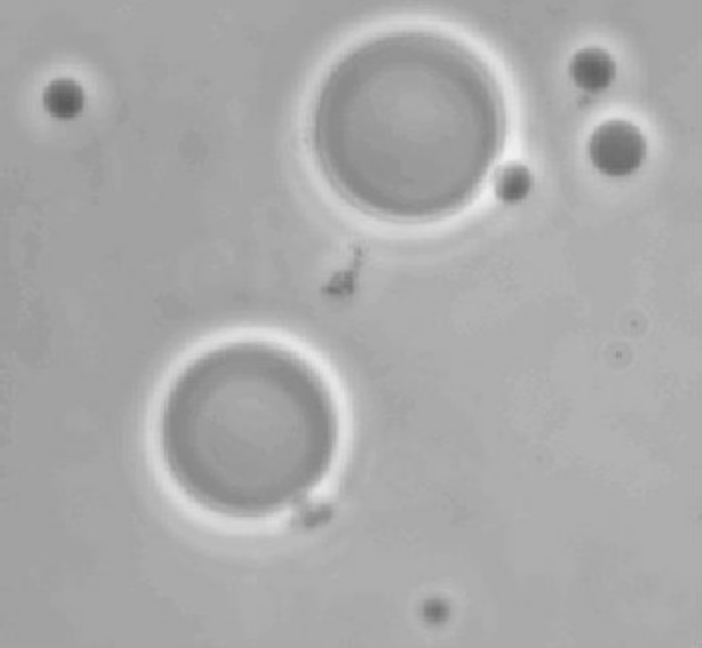
%> input picture Problem9/fig/polymersomes.tif, 702 x 648 px
$ octave Segmentation.m   (GNU Octave 9; MATLAB toolbox functions it lacks are replaced by stand-ins)
%> lines starting %> are read from the running program, lines starting %| are printed output that depends on the picture; in (x1, y1, x2, y2) boxes, pixels count from 0 and x2, y2 are one past the last pixel; in counts of white or black regions, pixels touching at a corner belong together; the program's own positions count from 1
### Problem9/SourceCode/gbt.m
function J=gbt(I)
% input x is a vector. output T is an estimated threshold that groups x
% into 2 clusters using the algorithm of basic global thresholding
% procesures:
% 1)	Randomly select an initial estimate for T.
% 2)	Segment the signal using T, which will yield two groups, G1 consisting of all  points with values<=T and G2 consisting of points with value>T.
% 3)	Compute the average distance between points of G1 and T, and points of G2 and T.
% 4)	Compute a new threshold value T=(M1+M2)/2
% 5)	Repeat steps 2 through 4 until the change of T is smaller enough.

T=0.5*(double(min(I(:)))+double(max(I(:))));%设置初始阈值为最大灰度和最小灰度值和的一半
done=false;
while ~done
    g=I>=T;%分成两组像素，灰度值大于或者等于T的和灰度值小于T的
    Tnext=0.5*(mean(I(g))+mean(I(~g)));%新阈值两个范围内像素平均值和的一半
    done=abs(T-Tnext)<0.5; %0.5是自己指定的参数
    T=Tnext;
end
%以下程序就是根据上面确定的阈值进行图像二值分割
J=I;
K= J>=T;
J(K)=255;
K= J<T;
J(K)=0;

### Problem9/SourceCode/Segmentation.m
close all;clear;clc;
img= imread('../fig/polymersomes.tif');
%> img is the input picture: size 648x702 uint8; min 90, max 241, mean 169.6
figure('Name','Original Image');
imshow(img,[]);
title('Original Image');

otsuResult = otsu(img);
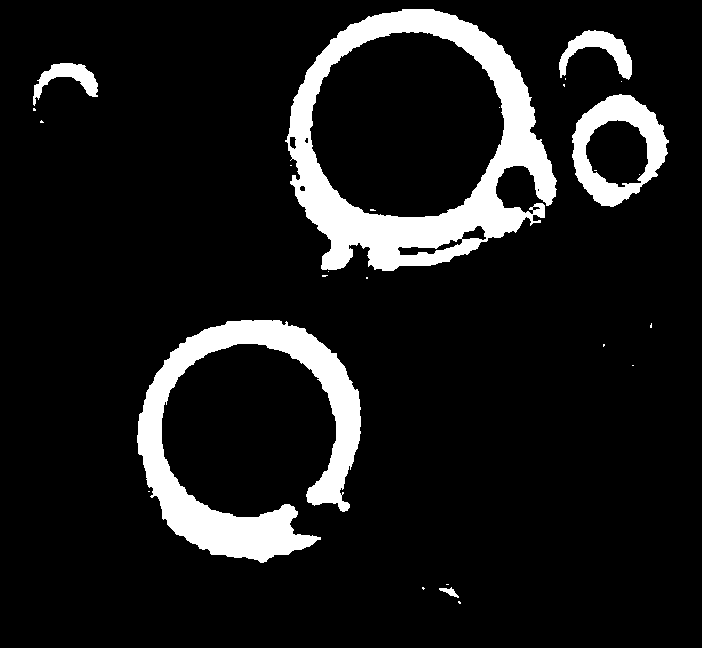
%> otsuResult: size 648x702 double; values 1 (black) and 2 (white), 10.5% white; 26 white regions (20 under 20 px), largest, box (x1, y1, x2, y2) and area: (285, 9, 557, 271) 22892, (137, 320, 361, 563) 17674, (572, 94, 669, 207) 4664, (559, 30, 632, 80) 1454, (33, 63, 98, 106) 1064, (439, 587, 459, 598) 92
figure('Name','Otsu method of thresholding segmentation');
imshow(otsuResult,[]);
title('Otsu method of thresholding segmentation');

globalResult = gbt(img);
%> in gbt, `T=0.5*(double(min(I(:)))+double(max(I(:))));`: T = 165.5
%> the loop in gbt, `while ~done` made 3 passes
%> (Tnext, done, T) on passes 1 to 3: (167.1, false, 167.1), (168.6, false, 168.6), (168.8, true, 168.8)
%> pass 1, in gbt, `g=I>=T;`:
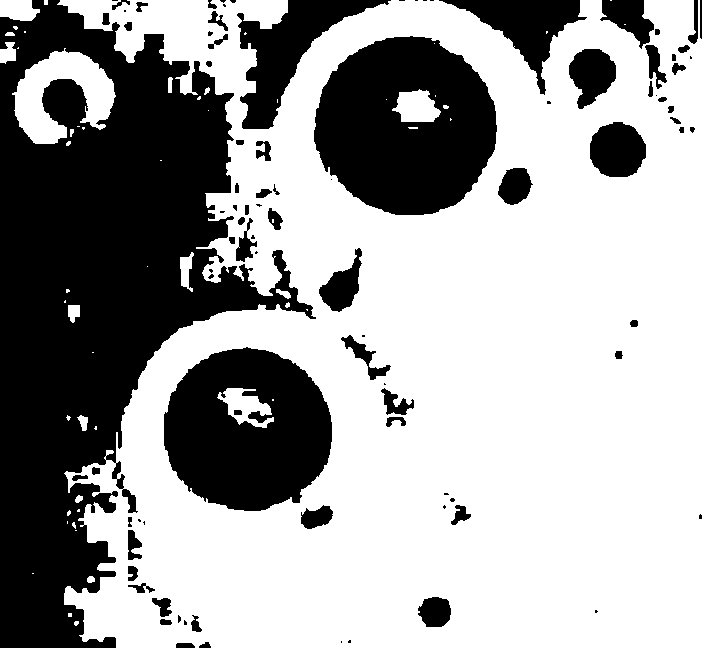
%> g: size 648x702 logical; 63.4% white; 95 black regions (34 under 20 px), largest, box (x1, y1, x2, y2) and area: (0, 0, 316, 648) 95812, (314, 36, 497, 215) 24097, (164, 347, 332, 511) 20325
%> pass 2, in gbt, `g=I>=T;`:
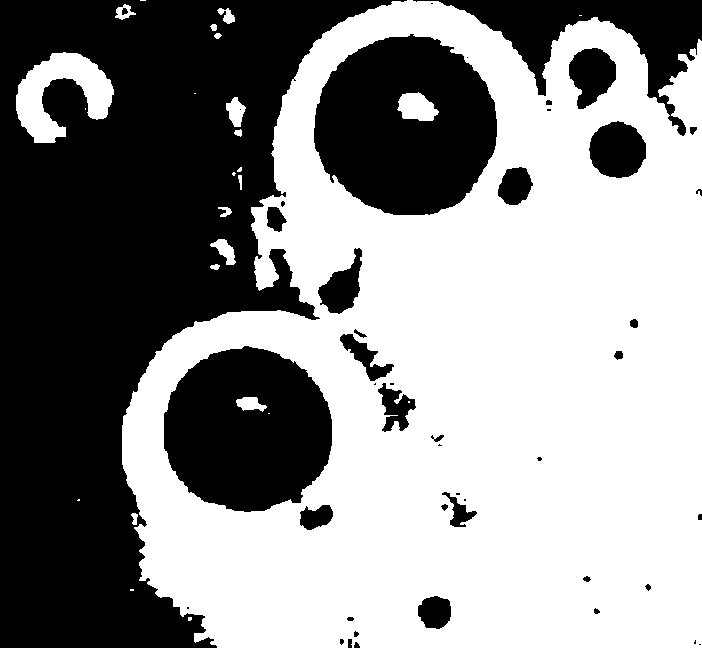
%> g: size 648x702 logical; 55.2% white; 46 black regions (15 under 20 px), largest, box (x1, y1, x2, y2) and area: (0, 0, 407, 648) 134595, (314, 34, 497, 215) 24718, (164, 346, 332, 512) 21452
%> pass 3, in gbt, `g=I>=T;`:
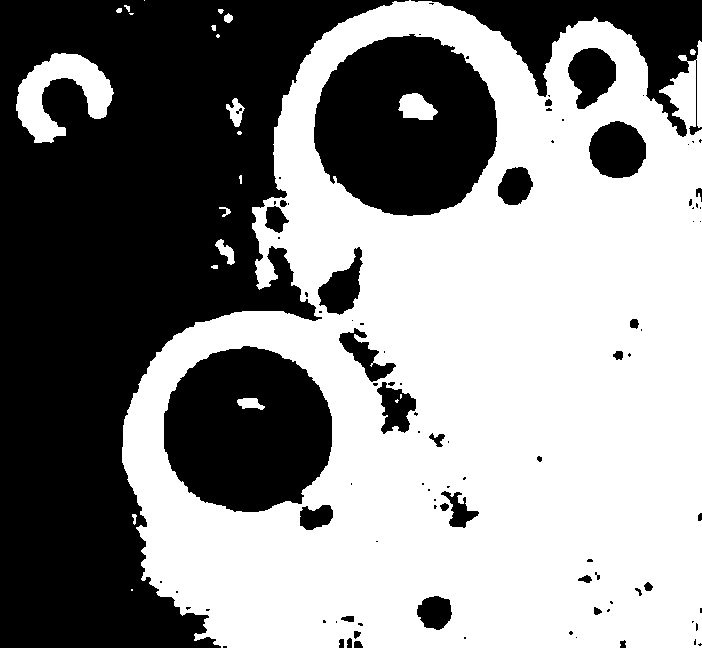
%> g: size 648x702 logical; 54.2% white; 96 black regions (61 under 20 px), largest, box (x1, y1, x2, y2) and area: (0, 0, 409, 648) 136526, (314, 34, 497, 216) 24985, (164, 346, 332, 512) 21663
%> in gbt, `J(K)=255;`:
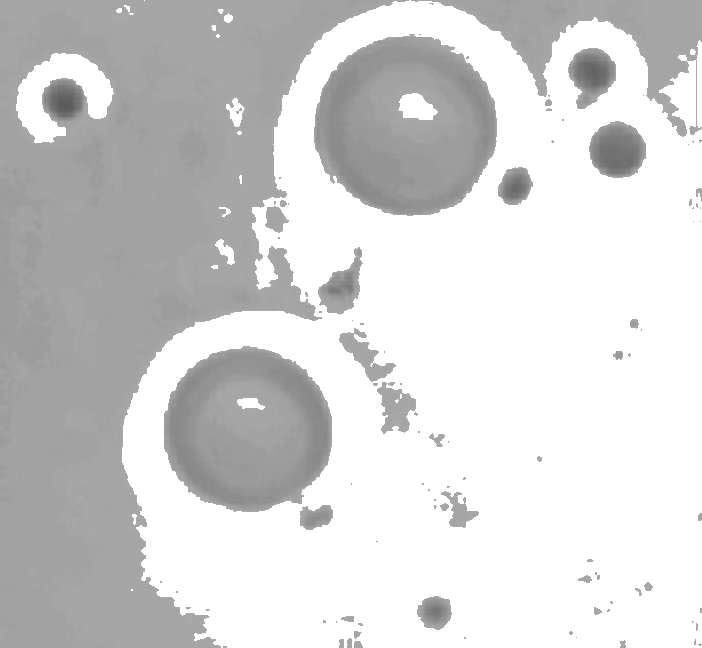
%> J: size 648x702 uint8; min 90, max 255, mean 211.3
figure('Name','Global method of thresholding segmentation');
imshow(globalResult,[]);
title('Global method of thresholding segmentation');
